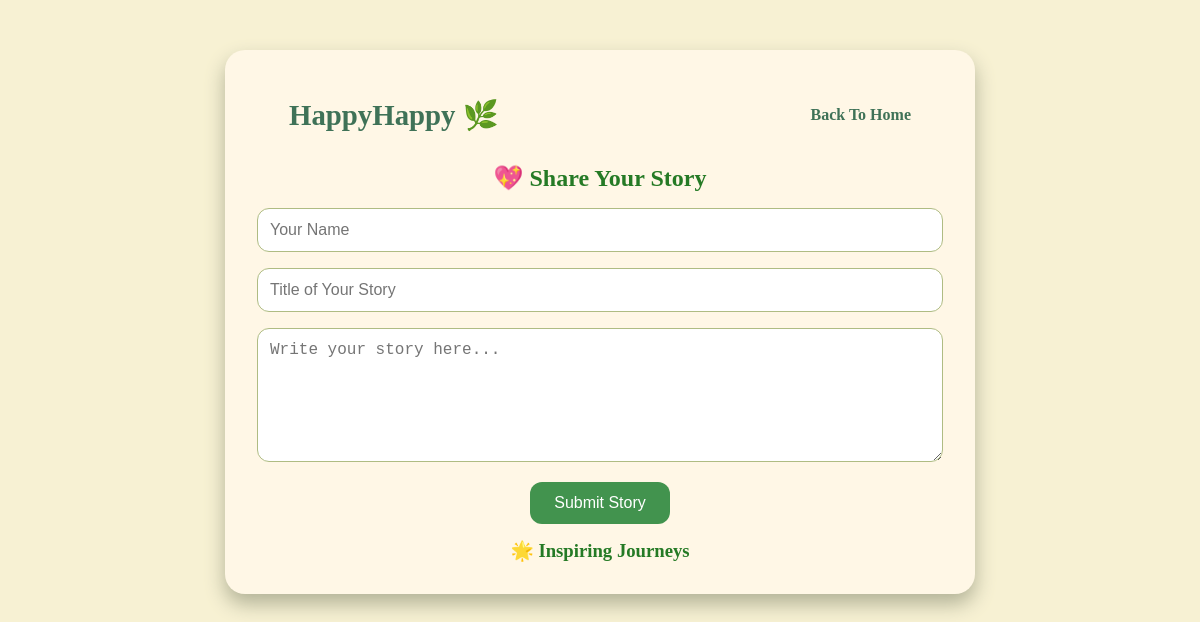
The app's page /Stories (signed in), older data.
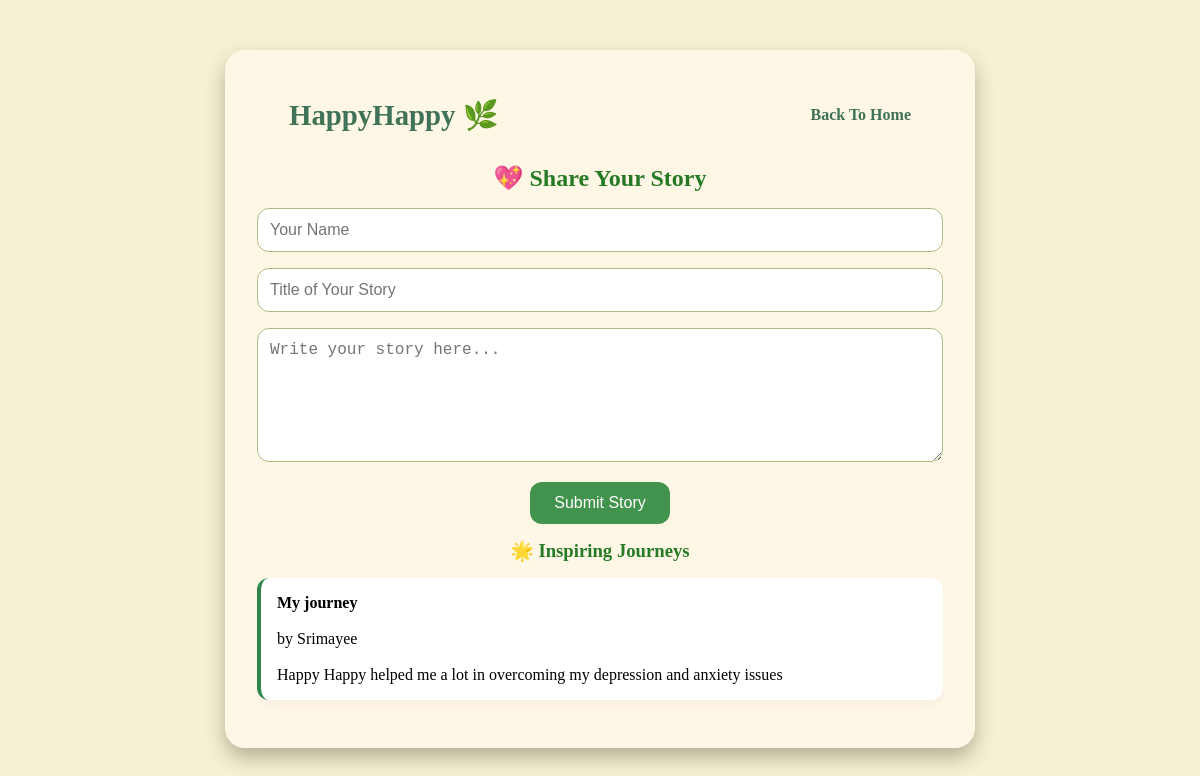
The same page, newer data.
### tables this page shows
CREATE TABLE stories (
    id INTEGER PRIMARY KEY AUTOINCREMENT,
    username TEXT,
    name TEXT,
    title TEXT,
    story TEXT,
    timestamp TEXT
);

### app.py (the view, shortened to what this page needs)
@app.route('/Stories', methods=['GET', 'POST'])
def Stories():
    if 'username' not in session:
        return redirect(url_for('GetStarted'))
    conn = get_db_connection()
    cursor = conn.cursor()
    cursor.execute("SELECT name, title, story FROM stories ORDER BY timestamp DESC")
    all_stories = cursor.fetchall()
    return render_template('Stories.html', stories=all_stories)

### app.py (called while the page is built)
def get_db_connection():
    conn = sqlite3.connect(DATABASE)
    conn.row_factory = sqlite3.Row
    return conn

### templates/Stories.html (shortened to what this page needs)
<!DOCTYPE html>
<html lang="en">
<head>
    <link rel="stylesheet" href="/static/style3.css">
</head>
<body>
    <div class="story-container">
        <header>
            <h1 class="logo">HappyHappy 🌿</h1>
            <div id="nav">
                <ul>
                    <li><a href="{{ url_for('index') }}">Back To Home</a></li>
                </ul>
            </div>
        </header>
        <h2>💖 Share Your Story</h2>
        <form class="story-form" method="POST">
            <input type="text" name="name" placeholder="Your Name" required>
            <input type="text" name="title" placeholder="Title of Your Story" required>
            <textarea name="story" rows="6" placeholder="Write your story here..." required></textarea>
            <button type="submit">Submit Story</button>
        </form>
        <div class="stories-section">
            <h3>🌟 Inspiring Journeys</h3>
            {% for s in stories %}
            <div class="story-card">
                <h4>{{ s.title }}</h4>
                <br>
                <p>by {{ s.name }}</p>
                <br>
                <p>{{ s.story }}</p>
            </div>
            {% endfor %}
        </div>
    </div>
</body>
</html>

### static/style3.css (style rules this page uses)
* { margin: 0; padding: 0; box-sizing: border-box; }
body { background-color: rgb(247, 241, 211); }
header { display: flex; justify-content: space-between; align-items: center; background-color: #fff7e6; padding: 1rem 2rem; }
.logo { font-size: 1.8rem; font-weight: bold; color: #3f7257; }
#nav ul { display: flex; gap: 1.5rem; list-style: none; display: flex; justify-content: center; align-items: center; }
#nav a { text-decoration:none; color: #3f7257; font-weight: 600; }
.story-container { max-width: 750px; margin: auto; background-color: #fff7e6; border-radius: 20px; padding: 2rem; box-shadow: 0 10px 20px rgb(178, 178, 151); margin-bottom: 50px; margin-top: 50px; }
.story-container h2 { margin-bottom: 1rem; }
.story-container h2, .stories-section h3 { text-align: center; color: #257a25; margin-top: 1rem; }
.story-form input, .story-form textarea { width: 100%; margin-bottom: 1rem; padding: 0.75rem; border-radius: 12px; border: 1px solid #afbc83; background-color: #ffffff; font-size: 1rem; }
.story-form button { display: block; margin: 0 auto; padding: 0.75rem 1.5rem; background-color: #42934e; color: #fff; border: none; border-radius: 12px; font-size: 1rem; cursor: pointer; transition: background-color 0.3s ease; }
.story-card { background-color: #ffffff; border-left: 4px solid #2f884a; padding: 1rem; margin: 1rem 0; border-radius: 12px; box-shadow: 0 4px 10px rgba(180, 160, 200, 0.1); }

Row changes from the older to the newer data that the page shows:
added stories: title "My journey", name "Srimayee", story "Happy Happy helped me a lot in overcoming my depression and anxiety issues"
